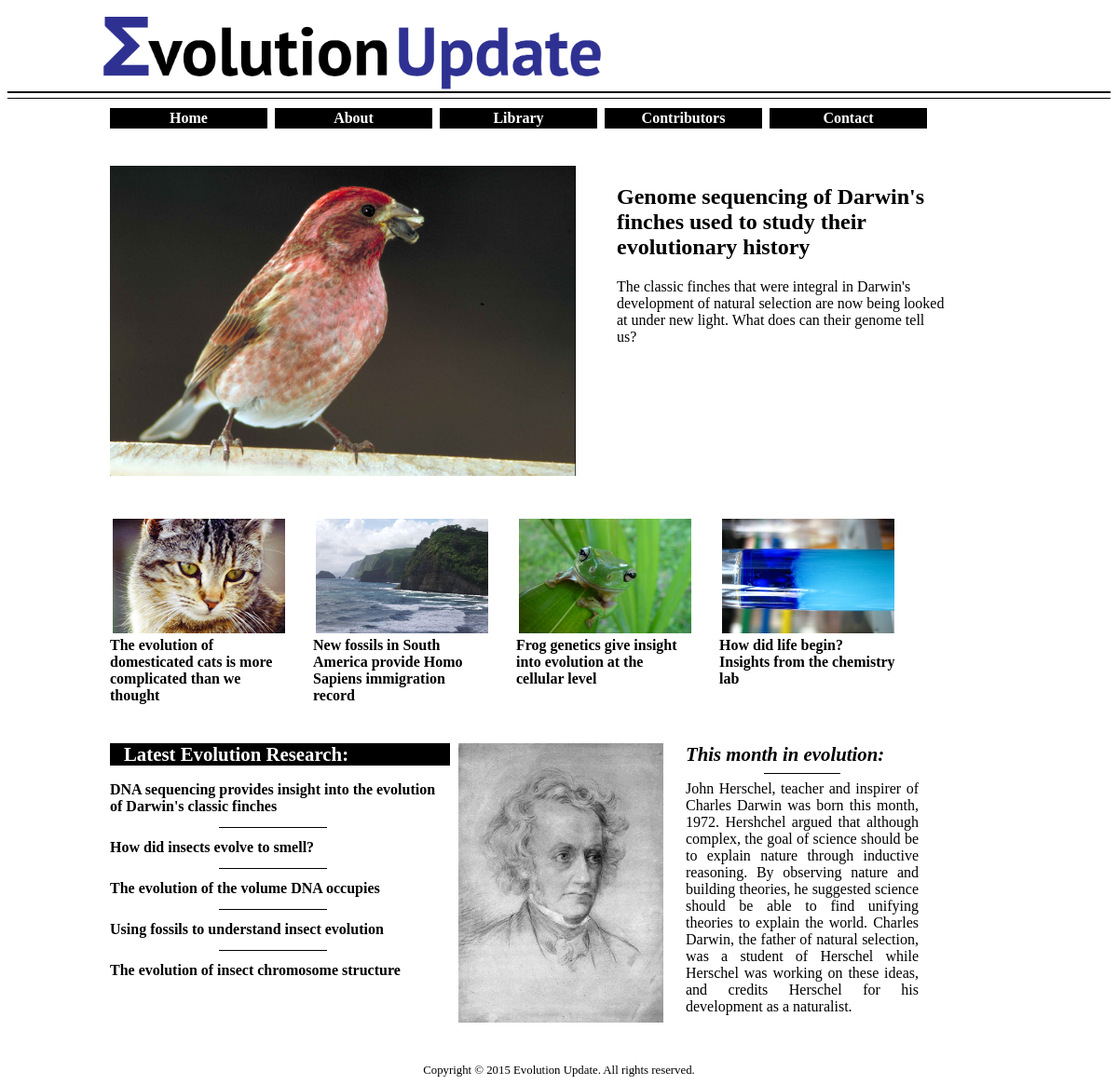
The page / on the database its author committed.
### contributors/models.py (models this page shows, shortened)
class Article(models.Model):
    title=models.CharField(max_length=500)
    mytitle=models.CharField('My Title', max_length=500, blank=True)
    pub_date= models.DateTimeField('Date Published')
    reference=models.URLField(blank= True)
    subject=models.CharField(max_length=300, blank=True)
    organisms=models.CharField(max_length=300, blank=True)
    datatypes=models.CharField('Data Types', max_length=300, blank=True)
    journal=models.CharField(max_length=300, blank=True)
    summary=models.CharField(max_length=5000, blank=True)
    authors=models.CharField(max_length=5000, blank=True)
    authorinstitution=models.CharField('Author Instution', max_length=5000, blank=True)
    article=models.TextField(blank=True)
    contrib = models.ForeignKey(Contributor, blank=True, null=True)
    articlepic=models.ImageField('Article Picture', blank=True, upload_to='ArticleImages')

class HaveYouSeen(models.Model):
    theirtitle=models.CharField('Their Title', max_length=300, blank=True)
    dateadded=models.DateTimeField('Date Added')
    mytitle=models.CharField('My Title', max_length=300, blank=True)
    reference=models.URLField(blank= True)

class ThisMonthInEvolution(models.Model):
    headline=models.CharField(max_length=300)
    summary=models.TextField()
    thismonthpic=models.ImageField('This month picture', blank=True, upload_to='ThisMonth')
    reference=models.URLField(blank=True)
    dateadded=models.DateTimeField('Date Added', blank=True, null=True)

### contributors/views.py (the view)
# urls.py: url(r'^$', views.main, name='main'),
def main(request):
    recent_article_list=Article.objects.order_by('-pub_date')[1:5]
    newest_article_list=Article.objects.order_by('-pub_date')[0]
    newest_monthly=ThisMonthInEvolution.objects.order_by('-dateadded')[0]
    recent_seen_list=HaveYouSeen.objects.order_by('-dateadded')[:10]
    context={'recent_article_list': recent_article_list, "newest_article_list": newest_article_list,'recent_seen_list':recent_seen_list, 'newest_monthly':newest_monthly}
    return render(request, 'contributors/main.html', context)

### contributors/templates/contributors/main.html (shortened to what this page needs)
{% extends "contributors/base.html" %}
{% block content %}
{% if newest_article_list %}
    <div style="height:40px;"></div>
    <div id="largeimage">
        <a href="/article/{{ newest_article_list.id }}"><img src="{{ newest_article_list.articlepic.url}}" height="333" width="500"></a>
    </div>
    <div id="largetext">
        <h2> <a href="/article/{{ newest_article_list.id }}">{{newest_article_list.mytitle }}</a></h2>
        {{newest_article_list.summary}}
     </div>
{% else %}
    <p>No new articles are available.</p>
{% endif %}
<div style="height:40px;"></div>
{% if recent_article_list %}
    <div id="smallstuff">
    <ul>
    {% for article in recent_article_list %}
            <a href="/article/{{ article.id }}">
                <img src="{{ article.articlepic.url }}" height="123" width="185"><strong><div style="text-align:left;">{{article.mytitle}}</div></strong>
            </a>
    {% endfor %}
    </ul>
    </div>
{% else %}
    <p>No contributors are available.</p>
{% endif %}
<div style="height:40px;"></div>
<div id="seen">
    <div id="seentitle">
        <strong>Latest Evolution Research:</strong>
    </div>
    {% if recent_seen_list %}
{% for article in recent_seen_list %}
    {% if forloop.counter < 5 %}
<div id="seendescription">
<a href="{{article.reference}}" target="_blank"><strong>{{article.mytitle}}</strong></a>
</div>
    <div id="innerline">&nbsp;</div>
    {% endif %}
    {% if forloop.counter == 5 %}
<div id="seendescription">
<a href="{{article.reference}}" target="_blank"><strong>{{article.mytitle}}</strong></a>
</div>
    {% endif %}
{% endfor %}
{% endif %}
</div>
<div id="monthly">
    <div id="monthlyimage">
        <img src= "{{ newest_monthly.thismonthpic.url }}" height="300" width="220"/>
    </div>
    <div id="monthlytext">
       <div id="monthlytitle"><strong>This month in evolution:</strong></div><div id="innerline">&nbsp;</div>
        <div style="height:7px;"></div>
        {{newest_monthly.summary}}
    </div>
</div>
{% endblock %}

### contributors/templates/contributors/base.html (shortened to what this page needs)
<!DOCTYPE html>
<html lang="en">
<head>
    {% load staticfiles %}
    <link rel="stylesheet" type="text/css" href="{% static 'contributors/style.css' %}" />
</head>
<div id="header">
 <div id="logo">
     <a href="/"> <img src="{% static "contributors/logo.png" %}" alt="EvolutionUpdate" height="80"/></a>
 </div>
</div>
<div id="line">
</div>
<div id="midsection">
<div id="subheaders">
    <ul>
        <strong>
    <a href="/"><div id="Home">Home</div></a>
    <a href="/about/"><div id="About">About</div></a>
    <a href="/library/"><div id="Library">Library</div></a>
    <a href="/contributors/"><div id="Contributors">Contributors</div></a>
    <a href="/contact/"><div id="Contact">Contact</div></a>
        </strong>
    </ul>
</div>
{% block content %}
{% endblock %}
</div>
<div style="height:40px;"></div>
<div style="text-align:center; font-size:0.8em;">
    Copyright &#169 2015 Evolution Update. All rights reserved.
</div>
</html>

### contributors/static/contributors/style.css (style rules this page uses)
a:link { text-decoration: none; color:Black; }
#header { height: 90px; border-bottom: 2px solid black; }
#logo { margin-left: 99px; padding-top: 10px; }
#line { height: 5px; border-bottom: 1px solid black; }
#midsection { margin-top:10px; margin-left: 110px; width:900px; }
#subheaders { width:900px; }
#subheaders ul { margin-top:10px; margin: 0; padding: 0; text-align: center; display: inline; max-height: 12px; }
#subheaders ul a { background-color: black; display: inline-block; width:129px; text-decoration: none; padding-top:2px; padding-bottom:2px; padding-left: 20px; padding-right: 20px; margin-right:4px; }
#subheaders ul a div { color:white; }
#largeimage { display:inline-block; width:500px; }
#largetext { padding-left: 40px; display:inline-block; width:355px; vertical-align:top; }
#smallstuff ul { margin-top:5px; margin: 0; padding: 0; text-align: center; display: inline; max-height: 12px; }
#smallstuff ul a { vertical-align:top; display: inline-block; width:190px; text-decoration: none; padding-top:2px; padding-bottom:2px; padding-right: 20px; margin-right:4px; }
#seen { width:350px; display:inline-block; vertical-align:top; }
#seentitle { background-color: black; width:350px; color:white; font-size:1.3em; padding-left: 15px; margin-bottom:5px; }
#seendescription { padding-top:12px; padding-bottom:12px; }
#innerline { width: 33%; height: 1px; margin: 0px auto; border-bottom: 1px solid black; }
#monthly { display:inline-block; width:500px; vertical-align:top; margin-left:20px; }
#monthlyimage { display:inline-block; vertical-align:top; }
#monthlytitle { font-size:1.3em; font-style: italic; margin-bottom:7px; }
#monthlytext { margin-left:20px; display:inline-block; vertical-align:top; width:250px; text-align:justify; }

### rows shown on the page
Article: articlepic (picture), mytitle "Genome sequencing of Darwin's finches used to study their evolutionary history", summary "The classic finches that were integral in Darwin's development of natural selection are now being looked at under new light. What does can their genome tell us?"
Article: articlepic (picture), mytitle "The evolution of domesticated cats is more complicated than we thought"
Article: articlepic (picture), mytitle "New fossils in South America provide Homo Sapiens immigration record"
Article: articlepic (picture), mytitle "Frog genetics give insight into evolution at the cellular level"
Article: articlepic (picture), mytitle "How did life begin? Insights from the chemistry lab"
HaveYouSeen: mytitle "DNA sequencing provides insight into the evolution of Darwin's classic finches"
HaveYouSeen: mytitle "How did insects evolve to smell?"
HaveYouSeen: mytitle "The evolution of the volume DNA occupies"
HaveYouSeen: mytitle "Using fossils to understand insect evolution"
HaveYouSeen: mytitle "The evolution of insect chromosome structure"
ThisMonthInEvolution: thismonthpic (picture), summary "John Herschel, teacher and inspirer of Charles Darwin was born this month, 1972. Hershchel argued that although complex, the goal of science should be to explain nature through inductive reasoning. By observing nature and building theories, he suggested science should be able to find unifying theories to explain the world. Charles Darwin, the father of natural selection, was a student of Herschel while Herschel was working on these ideas, and credits Herschel for his development as a naturalist."
